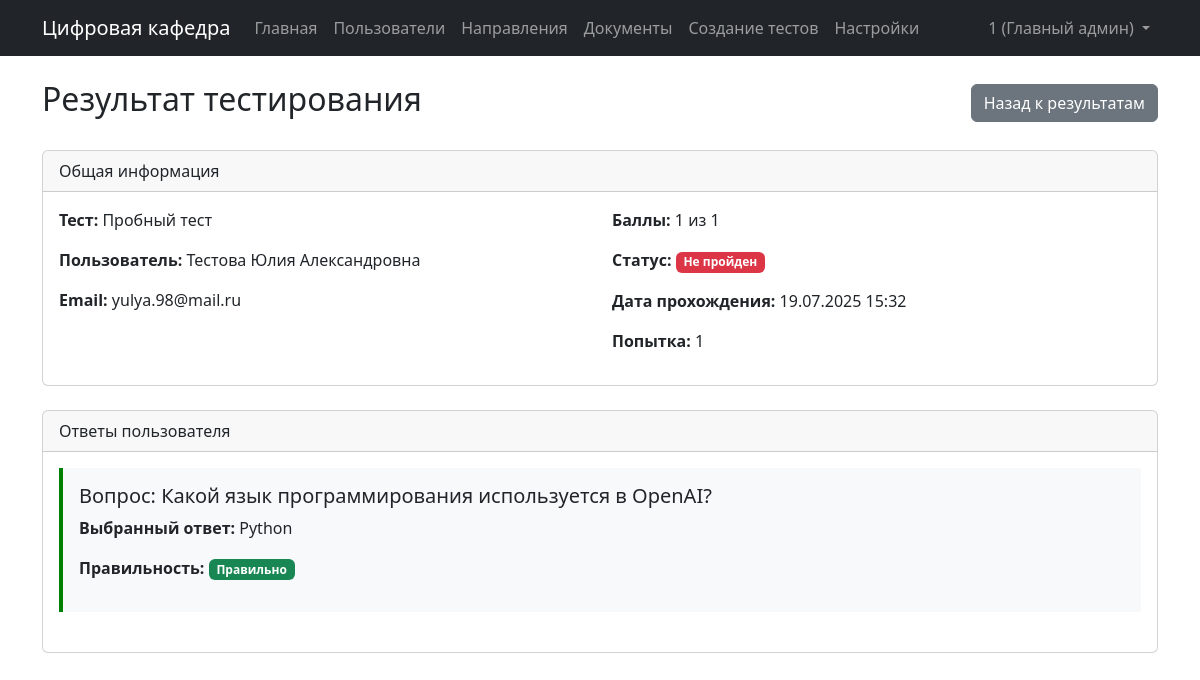
The app's page /admin/admin_test_result_detail.php?result_id=1 (signed in) with its own data.
### tables this page shows
CREATE TABLE `user_tests` (
  `id` bigint(20) UNSIGNED NOT NULL,
  `user_id` bigint(20) UNSIGNED NOT NULL,
  `test_id` bigint(20) UNSIGNED NOT NULL,
  `score` int(11) NOT NULL DEFAULT 0,
  `max_score` int(11) NOT NULL,
  `passed` tinyint(1) NOT NULL DEFAULT 0,
  `started_at` timestamp NULL DEFAULT NULL,
  `completed_at` timestamp NULL DEFAULT NULL,
  `attempt_number` int(11) NOT NULL DEFAULT 1
);

CREATE TABLE `tests` (
  `id` bigint(20) UNSIGNED NOT NULL,
  `name` varchar(255) NOT NULL,
  `description` text DEFAULT NULL,
  `direction_id` bigint(20) UNSIGNED DEFAULT NULL,
  `passing_score` int(11) NOT NULL,
  `time_limit` int(11) DEFAULT NULL COMMENT 'В минутах',
  `attempts_limit` int(11) DEFAULT NULL,
  `is_published` tinyint(1) NOT NULL DEFAULT 0,
  `created_at` timestamp NULL DEFAULT current_timestamp(),
  `updated_at` timestamp NULL DEFAULT current_timestamp() ON UPDATE current_timestamp(),
  `chat_link` varchar(255) DEFAULT NULL,
  `group_link` varchar(255) DEFAULT NULL
);

CREATE TABLE `listeners` (
  `id` bigint(20) UNSIGNED NOT NULL,
  `fio` varchar(255) NOT NULL,
  `email` varchar(255) NOT NULL,
  `education_level` varchar(255) NOT NULL,
  `university` varchar(255) NOT NULL,
  `faculty` varchar(255) DEFAULT NULL,
  `group_name` varchar(255) NOT NULL,
  `direction_id` bigint(20) UNSIGNED NOT NULL,
  `phone` varchar(255) NOT NULL,
  `image` varchar(255) DEFAULT NULL,
  `created_at` timestamp NULL DEFAULT NULL,
  `updated_at` timestamp NULL DEFAULT NULL,
  `documents_number` varchar(255) DEFAULT NULL,
  `is_foreign` tinyint(1) DEFAULT NULL,
  `specialization` varchar(255) DEFAULT NULL,
  `birthday` date DEFAULT NULL,
  `country` varchar(255) DEFAULT NULL,
  `time_edu` varchar(255) DEFAULT NULL,
  `start_year` int(11) DEFAULT NULL,
  `diplom_num` varchar(255) DEFAULT NULL,
  `diplom_place` varchar(255) DEFAULT NULL,
  `diplom_napr` varchar(255) DEFAULT NULL,
  `diplom_year` varchar(255) DEFAULT NULL,
  `vk` varchar(255) DEFAULT NULL,
  `is_blocked` tinyint(1) NOT NULL DEFAULT 0
);

CREATE TABLE `user_answers` (
  `id` bigint(20) UNSIGNED NOT NULL,
  `user_test_id` bigint(20) UNSIGNED NOT NULL,
  `question_id` bigint(20) UNSIGNED NOT NULL,
  `answer_id` bigint(20) UNSIGNED DEFAULT NULL,
  `answer_text` text DEFAULT NULL,
  `is_correct` tinyint(1) DEFAULT NULL,
  `points` int(11) DEFAULT 0
);

CREATE TABLE `questions` (
  `id` bigint(20) UNSIGNED NOT NULL,
  `test_id` bigint(20) UNSIGNED NOT NULL,
  `question_text` text NOT NULL,
  `question_type` enum('single','multiple','text') NOT NULL,
  `points` int(11) NOT NULL DEFAULT 1,
  `order` int(11) NOT NULL DEFAULT 0,
  `created_at` timestamp NULL DEFAULT current_timestamp(),
  `updated_at` timestamp NULL DEFAULT current_timestamp() ON UPDATE current_timestamp()
);

CREATE TABLE `answers` (
  `id` bigint(20) UNSIGNED NOT NULL,
  `question_id` bigint(20) UNSIGNED NOT NULL,
  `answer_text` text NOT NULL,
  `is_correct` tinyint(1) NOT NULL DEFAULT 0,
  `order` int(11) NOT NULL DEFAULT 0,
  `created_at` timestamp NULL DEFAULT current_timestamp(),
  `updated_at` timestamp NULL DEFAULT current_timestamp() ON UPDATE current_timestamp()
);

### admin/admin_test_result_detail.php (the view, shortened to what this page needs)
<?php
require_once 'config.php';
$result_id = isset($_GET['result_id']) ? (int)$_GET['result_id'] : 0;
$result_stmt = $pdo->prepare("SELECT ut.*, l.fio, l.email, t.name as test_name
                             FROM user_tests ut
                             JOIN listeners l ON ut.user_id = l.id
                             JOIN tests t ON ut.test_id = t.id
                             WHERE ut.id = ?");
$result_stmt->execute([$result_id]);
$result = $result_stmt->fetch();
$answers_stmt = $pdo->prepare("SELECT ua.*, q.question_text, a.answer_text, a.is_correct as answer_is_correct
                              FROM user_answers ua
                              LEFT JOIN questions q ON ua.question_id = q.id
                              LEFT JOIN answers a ON ua.answer_id = a.id
                              WHERE ua.user_test_id = ?");
$answers_stmt->execute([$result_id]);
$answers = $answers_stmt->fetchAll();
?>
<!DOCTYPE html>
<html lang="ru">
<head>
    <link href="https://cdn.jsdelivr.net/npm/bootstrap@5.3.0/dist/css/bootstrap.min.css" rel="stylesheet">
</head>
<body>
    <?php include 'includes/admin_navbar.php'; ?>
    <div class="container mt-4">
        <div class="d-flex justify-content-between align-items-center mb-4">
            <h2>Результат тестирования</h2>
            <a href="admin_test_results.php?test_id=<?= $result['test_id'] ?>" class="btn btn-secondary">Назад к результатам</a>
        </div>
        <div class="card mb-4">
            <div class="card-header">
                Общая информация
            </div>
            <div class="card-body">
                <div class="row">
                    <div class="col-md-6">
                        <p><strong>Тест:</strong> <?= htmlspecialchars($result['test_name']) ?></p>
                        <p><strong>Пользователь:</strong> <?= htmlspecialchars($result['fio']) ?></p>
                        <p><strong>Email:</strong> <?= htmlspecialchars($result['email']) ?></p>
                    </div>
                    <div class="col-md-6">
                        <p><strong>Баллы:</strong> <?= $result['score'] ?> из <?= $result['max_score'] ?></p>
                        <p><strong>Статус:</strong>
                            <?php if ($result['passed']): ?>
                                <span class="badge bg-success">Пройден</span>
                            <?php else: ?>
                                <span class="badge bg-danger">Не пройден</span>
                            <?php endif; ?>
                        </p>
                        <p><strong>Дата прохождения:</strong> <?= date('d.m.Y H:i', strtotime($result['completed_at'])) ?></p>
                        <p><strong>Попытка:</strong> <?= $result['attempt_number'] ?></p>
                    </div>
                </div>
            </div>
        </div>
        <div class="card">
            <div class="card-header">
                Ответы пользователя
            </div>
            <div class="card-body">
                <?php foreach ($answers as $answer): ?>
                <div class="mb-4 p-3 <?= $answer['is_correct'] ? 'bg-light' : 'bg-danger bg-opacity-10' ?>" style="border-left: 4px solid <?= $answer['is_correct'] ? 'green' : 'red' ?>;">
                    <h5>Вопрос: <?= htmlspecialchars($answer['question_text']) ?></h5>
                    <?php if ($answer['answer_id']): ?>
                        <p><strong>Выбранный ответ:</strong> <?= htmlspecialchars($answer['answer_text']) ?></p>
                        <p><strong>Правильность:</strong>
                            <?= $answer['is_correct'] ?
                                '<span class="badge bg-success">Правильно</span>' :
                                '<span class="badge bg-danger">Неправильно</span>' ?>
                        </p>
                    <?php else: ?>
                        <p><strong>Текстовый ответ:</strong> <?= htmlspecialchars($answer['answer_text']) ?></p>
                        <p><strong>Оценка:</strong> <?= $answer['points'] ?> баллов</p>
                    <?php endif; ?>
                </div>
                <?php endforeach; ?>
            </div>
        </div>
    </div>
</body>
</html>

### records on screen
user_tests: test.name "Пробный тест", user.fio "Тестова Юлия Александровна", user.email "yulya.98@mail.ru", score "1", max_score "1", completed_at "19.07.2025 15:32", attempt_number "1"
user_answers: question.question_text "Какой язык программирования используется в OpenAI?", answer.answer_text "Python", is_correct "Правильно"

### other values on screen
$_SESSION['admin_name'] "1"
